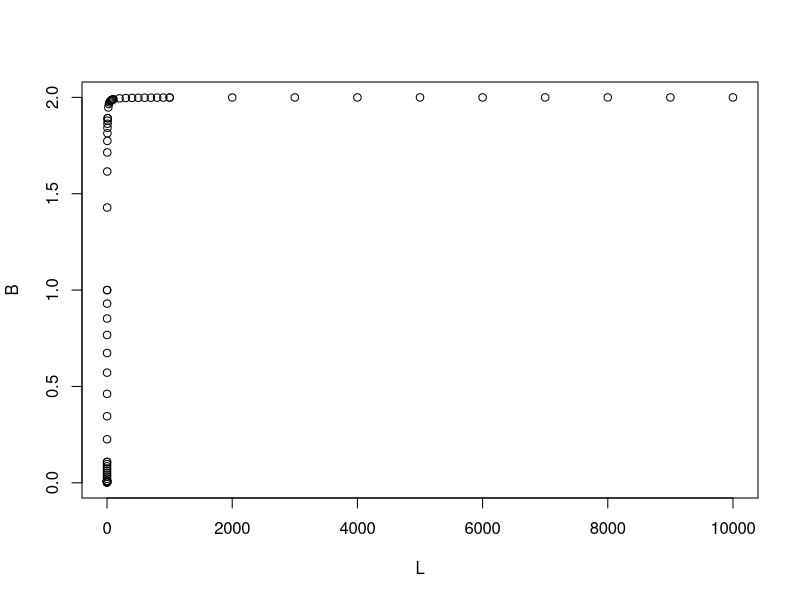

Here is the R script that generated this plot:
# Simulates binding isotherm with Adair equation

# Define binding constants

k1 <- 1

k2 <- 1

# Generate free ligand concentrations

L <- c(1:10 %o% 10^(-3:3))  # Outer product of (1,2..10) and (0.001,0.01..1000)

# Generate bound fraction values

B <- ((k1*L)+(2*(L^2)*k1*k2))/(1 + (k1*L) + (k1*k2*(L^2)))

# Plot results

plot(L,B)
